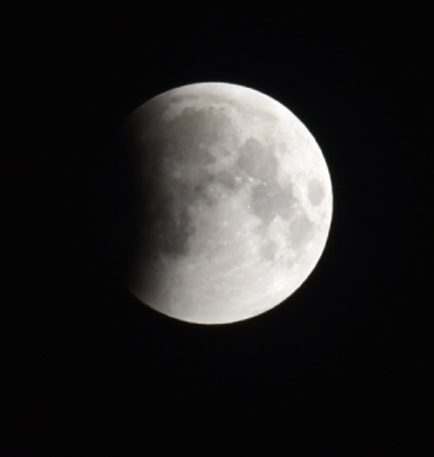
#> input picture Assignment 6/moon.jpg, 434 x 457 px
$ python 16ucs131Q1.py
#> lines starting #> are read from the running program, lines starting #| are printed output that depends on the picture
import cv2
import numpy as np
import matplotlib.pyplot as plt

img = cv2.imread('moon.jpg',cv2.IMREAD_GRAYSCALE)
#> img: shape (457, 434); min 1, max 255, mean 35.6
cv2.imshow('image',img)

BLACK =[0,0,0]

img2 = cv2.copyMakeBorder(img,100,100,100,100,cv2.BORDER_CONSTANT,value=BLACK)
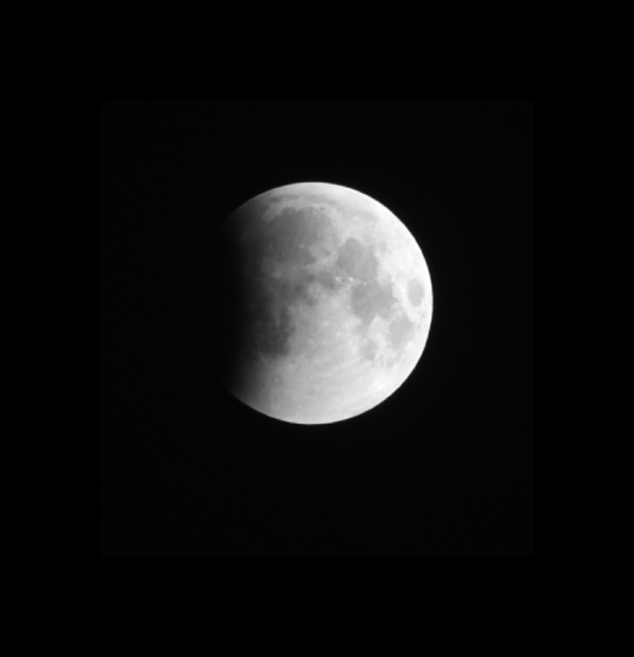
#> img2: shape (657, 634); min 0, max 255, mean 16.9
cv2.imshow('padimage',img2)

height,width = img2.shape[:2]
#> height = 657; width = 634
tx = 200
ty = 175
T = np.float32([[1,0,tx],
    [0,1,ty]])

f_img = cv2.warpAffine(img2,T,(width,height))
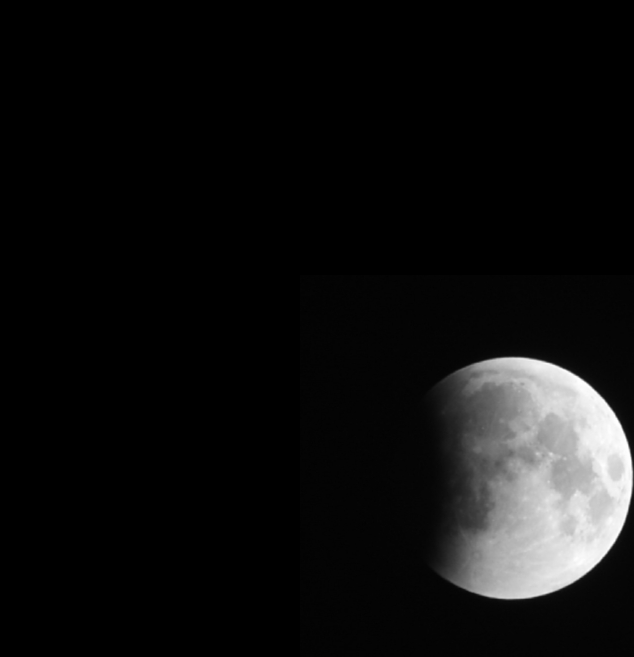
#> f_img: shape (657, 634); min 0, max 255, mean 16.2

cv2.imshow('Final Image',f_img)
cv2.imwrite('fimage.jpg',f_img)
cv2.waitKey(0)
cv2.destroyAllWindows()
